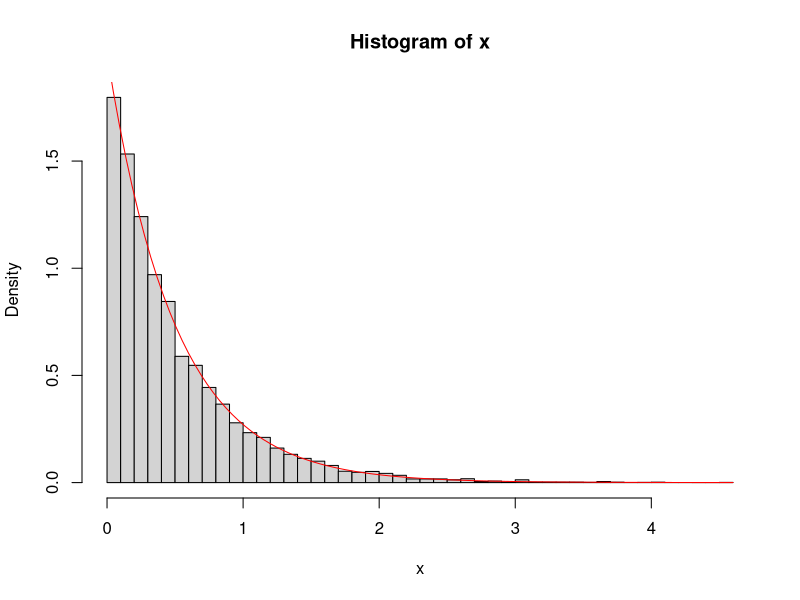
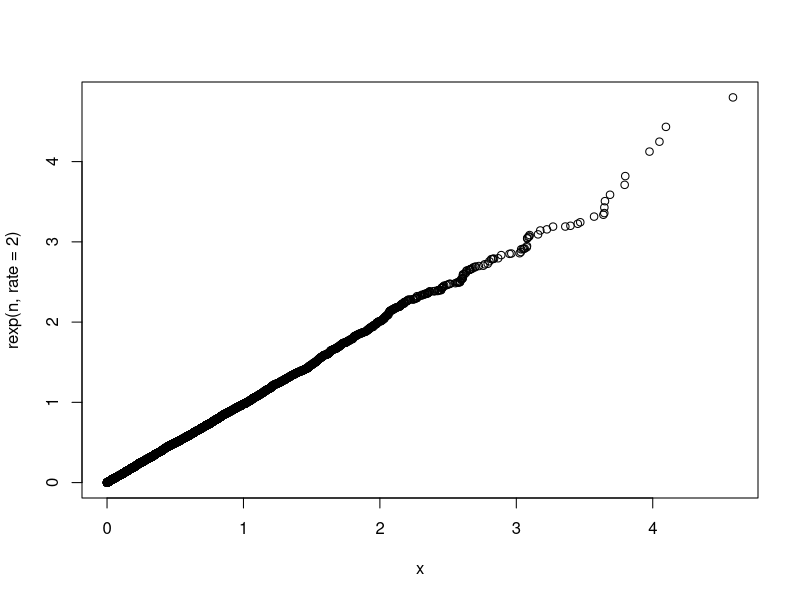
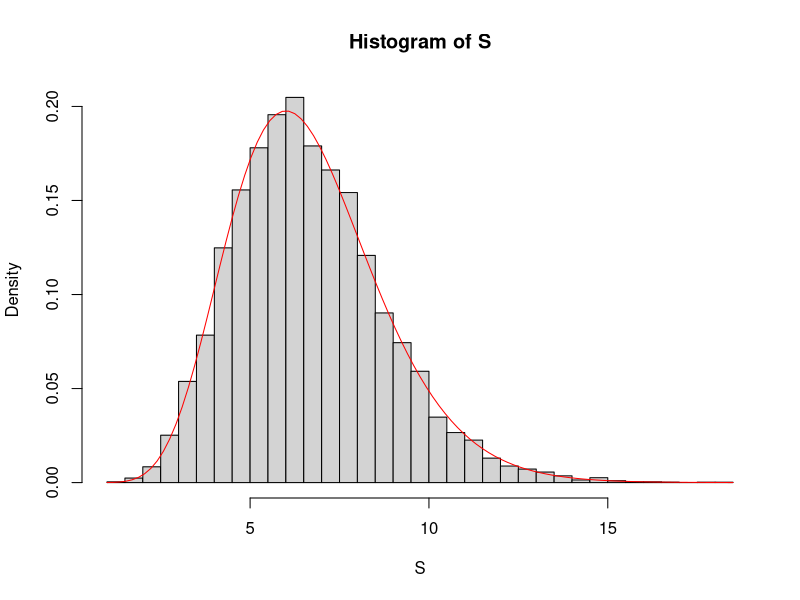
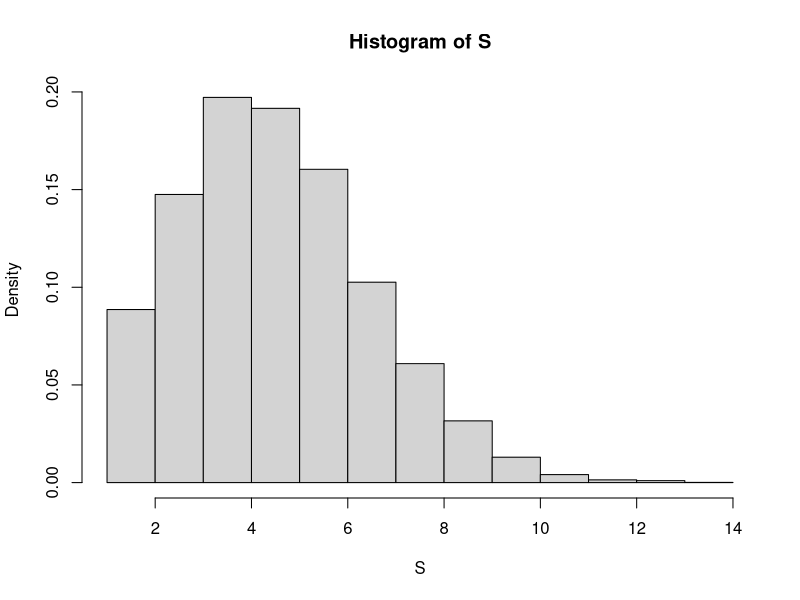

Write the R code that produced these figures, in order.
## ---- chunk 1
n <- 10000
u <- runif(n)
x <- -1 / 2 * log(1 - u)
hist(x, breaks = 50, freq = FALSE)
curve(dexp(x, rate = 2), add = TRUE, col = "red")

qqplot(x, rexp(n, rate = 2))
## ---- chunk 2
lambda <- 1.5
n <- 10000
d <- 10
S <- numeric(n)
for (i in 1:n) {
  u <- runif(d)
  x <- -1 / lambda * log(1 - u)
  S[i] <- sum(x)
}
hist(S, freq = FALSE, breaks = 50)
curve(dgamma(x, shape = d, rate = lambda), add = TRUE, col = "red")
## ---- chunk 3
n <- 10000
S <- numeric(n)
i <- 1
for (j in (1:n)) {
  x <- -1 / 4 * log(1 - runif(1))
  while (x <= 1) {
    i <- i + 1
    x <- x - 1 / 4 * log(1 - runif(1))
  }
  S[j] <- i
  i <- 1
}
hist(S, freq = FALSE)
# curve(dpois(S, lambda = 4), add = TRUE, col = "red")
